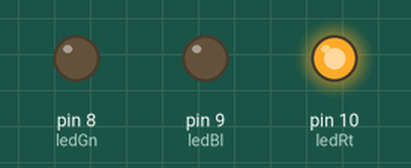
Recording of a sketch running on a simulated Arduino Uno, built with avr-gcc and run on an emulated ATmega328P. On the bench: output pins drawn as LEDs (lit = HIGH).

Above: at 0.5 s.
At 1.5 s:
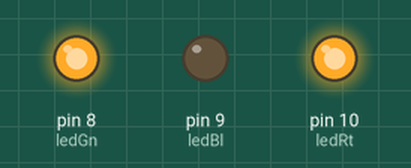
At 2.5 s:
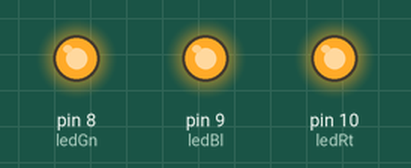
At 3.5 s:
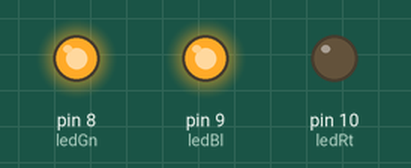
At 4.5 s:
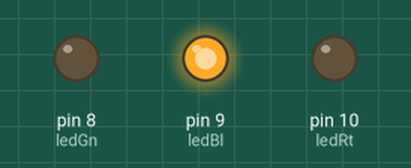
At 5.5 s:
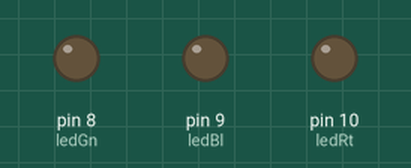
Timing chart, 0 to 7.8 s (numbered marks = the images above):
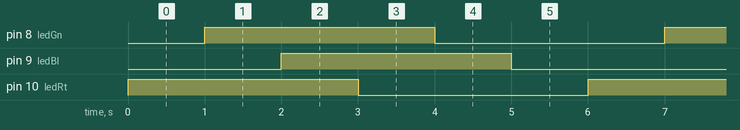

The sketch:

rgb_led.ino
```cpp
#define ledRt 10
#define ledGn 8
#define ledBl 9

void setup() {
  pinMode(ledRt, OUTPUT);
  pinMode(ledGn, OUTPUT);
  pinMode(ledBl, OUTPUT);
}

void loop() {
  digitalWrite(ledRt, HIGH);
  delay(1000);
  digitalWrite(ledGn, HIGH);
  delay(1000);
  digitalWrite(ledBl, HIGH);
  delay(1000);
  digitalWrite(ledRt, LOW);
  delay(1000);
  digitalWrite(ledGn, LOW);
  delay(1000);
  digitalWrite(ledBl, LOW);
  delay(1000);
}
```

Measured:
- by itself, pin 8 (ledGn), pin 9 (ledBl), pin 10 (ledRt): alternates HIGH for 3.0 s and LOW for 3.0 s
- by itself, everything shown: repeats every 6.0 s, in 6 steps
